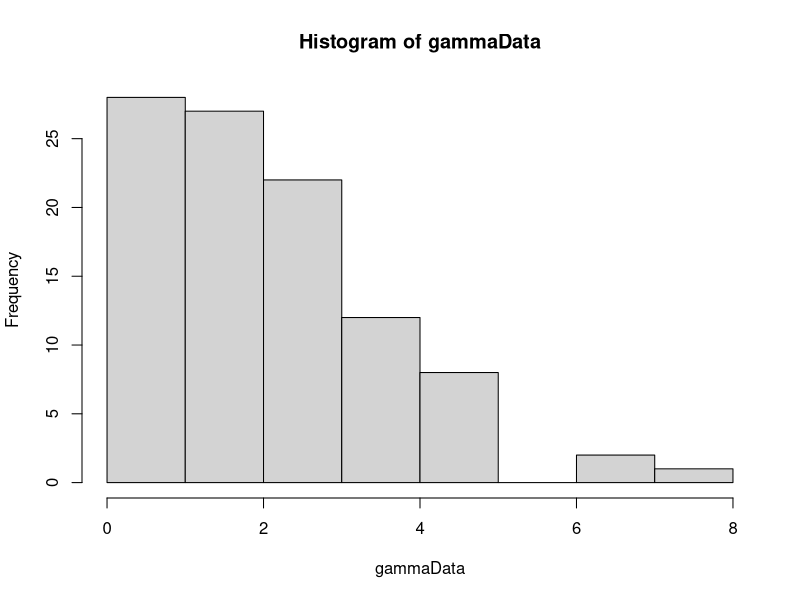
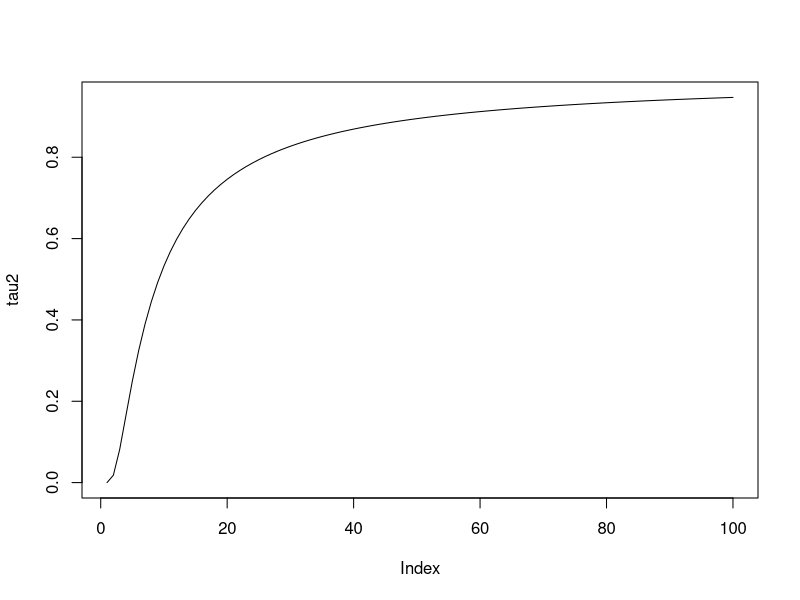
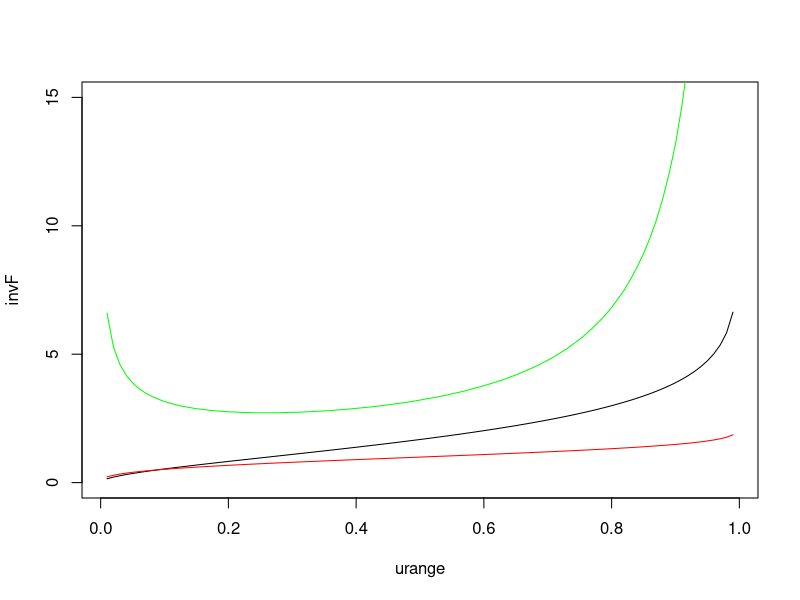

Source code (R) for these figures, in order:
library(MCMCpack)

weightedUniform <- function(n) {
  # Generate sample of from a weighted uniform distribution
  # 
  # Args:
  #   n: number of points in sample
  #   
  # Returns:
  #   A vector sample
  uCurr = runif(n)
  uProp = runif(n)
  proposalProp = proportionalDensity(uProp)
  proposalCurr = proportionalDensity(uCurr)
}

proportionalDensity <- function(u) {
  # Calculate proportional density for indepence sampling
  # 
  # Args:
  #   u: a vector from an uniform distribution
  #   
  # Returns:
  #   A scalar value
  gammaInv = rep(0, length(u))
  diffGammaInv = rep(0, length(u))
  for(i in 1:length(u)) {
    gammaInv = invGammaCumulative(u[i], estAlpha)
    diffGammaInv = diffInvGammaCumulative(u[i])
  }
  return(calcWeight(gammaInv, diffgammInv))
}

calcWeight <- function(gammaInv, diffGammaInv) {
  # Calculate weigth for a gamma distribution
  #
  # Args:
  #   gammaInv: A list of values from the inverse cumulative gamma.
  #   diffGammaInv: A list of values from the derivative of the inverse cumulative gamma.
  #   
  # Returns:
  #   A scalar value
  weight = (1/length(gammaInv))*(sum(diffGammaInv/gammaInv)) - sum(diffGammaInv)/sum(gammaInv)
  return(weight)
}

invGammaCumulative <- function(u, alpha) {
  x = 0
  stepSize = 0.1
  tolerance = 0.00001
  direction = 1
  integralValue = 0
  
  while(abs(integralValue - u) > tolerance){
    x = x + direction*stepSize
    if(x<0) {
      x = 0
      direction = 1
    }
    
    if(method == "integrate") {
      integral = integrate(gammaDensity, 0, x)
      integralValue = integral$value  
    } else if(method == "pgamma") {
      integral = pgamma(x, shape=alpha, scale=1)
      integralValue = integral
    }
    
    
    # Going left and pass the point
    if ((u > integralValue) && (direction == -1)) {
      stepSize = stepSize/2
      direction = 1
    }
    
    # Going right and pass the point
    if ((u < integralValue) && (direction == 1)) {
      stepSize = stepSize/2
      direction = -1
    }
  }
  return(x)
}

diffInvGammaCumulative <- function(u) {
  if(u+hStep < 1) {
    firstPoint = invGammaCumulative(u, alpha)
    secondPoint = invGammaCumulative(u+hStep, alpha)
    return((secondPoint - firstPoint)/hStep)  
  } else {
    firstPoint = invGammaCumulative(u-hStep, alpha)
    secondPoint = invGammaCumulative(u, alpha)
    return((secondPoint - firstPoint)/hStep)  
  }
}

calcDerivateFunction <- function(u, alphaValue) {
 largeFInv = invGammaCumulative(u, alphaValue)
 integralPart = integrate(integralFunction, 0, largeFInv)
 return((digamma(alphaValue)*u - integralPart$value)*gamma(alphaValue)/((largeFInv^(alphaValue - 1))*exp(-largeFInv)))
}

integralFunction <- function(y) {
  return(log(y)*(y^(alphaValue - 1))*exp(-y)/gamma(alphaValue))
}

gammaDensity <- function(x) {
  return(dgamma(x, alpha,1))  
}

findAlpha <- function(s2, u) {
  alphaValue = 0.1
  stepSize = 10
  direction = 1
  tolerance = 0.0001
  tau2Value = 0
  
  while(abs(s2 - tau2Value) > tolerance) {
    alphaValue = alphaValue + direction*stepSize
    if(alphaValue<=0) {
      alphaValue = 0.1
      direction = 1
    }
    
    tau2Value = calcValueTau2(u, alphaValue)
    
    if ((s2 > tau2Value) && (direction == -1)) {
      stepSize = stepSize/2
      direction = 1
    }
    
    if ((s2 < tau2Value) && (direction == 1)) {
      stepSize = stepSize/2
      direction = -1
    }
    
  }
  return(alphaValue)
}

findBeta <- function(s1, u, alphaValue) {
  largeFInv = rep(0, length(u))
  for(i in 1:length(u)) {
    largeFInv[i] = invGammaCumulative(u[i], alphaValue)
  }
  return(s1*length(u)/(sum(largeFInv)))
}

calcValueTau2 <- function(u, alphaValue) {
  largeFInv = rep(0, length(u))
  for(i in 1:length(u)) {
    largeFInv[i] = invGammaCumulative(u[i], alphaValue)
  }
  return(length(u)*((prod(largeFInv))^(1/length(u)))/sum(largeFInv))
}

calcValueTau2Method2 <- function(x) {
  return(length(x)*((prod(x))^(1/length(x)))/sum(x))
}

alpha = 2
beta = 1
hStep = 0.01
method = "pgamma"
NUM_SAMPLES = 1000
NUM_POINTS = 100

# Generate data
gammaData = rgamma(NUM_POINTS, shape=alpha, scale = beta)
hist(gammaData)
# Calculation of statistics
s1 = sum(gammaData)/NUM_POINTS
s2 = NUM_POINTS*((prod(gammaData))^(1/NUM_POINTS))/sum(gammaData)

# Plot of tau 2 with respect to alpha
alpharange = seq(0.1 , 10, by = 0.1)
tau2 = rep(0, length(alpharange))
u = runif(NUM_POINTS)
for(i in 1:length(alpharange)) {
  tau2[i]= calcValueTau2(u, alpharange[i])
}
plot(tau2, type="l")

# Plot of derivatve of inverse cumulative distribution and the cumulative function
alphaValue = alpha
urange = seq(0.01, 0.99, by=0.01)
diff1 = rep(0, length(urange))
diff2 = rep(0, length(urange))
invF = rep(0, length(urange))
for(i in 1:length(urange)) {
  invF[i] = invGammaCumulative(urange[i], alpha)
  diff1[i] = calcDerivateFunction(urange[i], alphaValue)
  diff2[i] = diffInvGammaCumulative(urange[i])
}
plot(urange, invF, type="l", ylim=c(0, 15))
lines(urange, diff1, col="red")
lines(urange, diff2, col="green")


# Generation of new sample
u = runif(NUM_POINTS)
estAlpha = findAlpha(s2, u)
estBeta = findBeta(s1, u, estAlpha)
